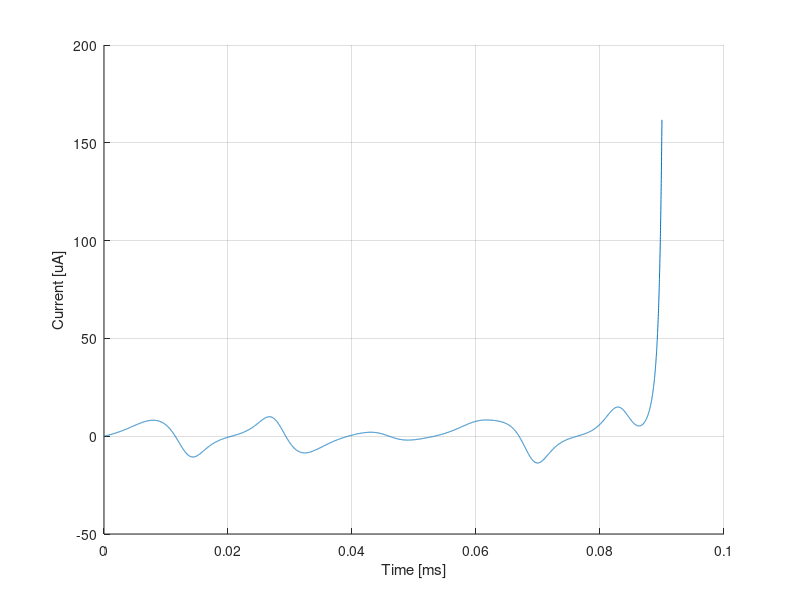
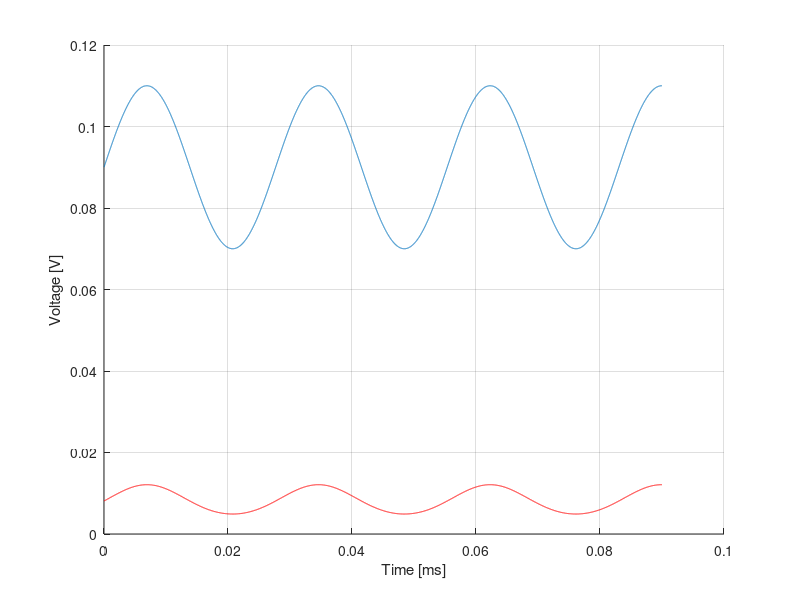

Recreate these plots in MATLAB, in order.
function de 
'-------------' 
clear all
%DE: Mx'' + Dx' + Kx = Fsin(10 t) 
%IC: x(0)=0, x'(0)=0 
tic
T2 = 0.09e-3;
tspan = 0:T2/10000:T2; %time scale  
initial_x    = 0; 
initial_dxdt = 0; 
 
u = 1e-6; %micron
density = 2300; %density of si [kg/m^3]
length = 100*u; %length of flexure [m]
width = 2*u; %width of flexure [m]
thickness = 2*u; %thickness of flexure [m]
I = thickness * width^3 / 12; %second moment of area
E = 160e9; %Modulus [Pa]
air_damping = 1.5e-7;
K1 = 3*E*I/(length/2)^3; %half flexure
K2 = K1/2; %full flexure
K = K2*2; %2 flexures
M = density * length * width * thickness * 27;
D = air_damping / 1000;
e0 = 8.854e-12; %permittivity of the medium
M,D,K

V = 0.02;
%FF = 1/2 * e0 * length * thickness; %force coefficient, V^2 / gap^2;
FF = 2*25*1/2 * e0 * thickness; %force coefficient, V^2 / gap;
%xmax = (FF * 50^2 / (2*u)^2) / D / sqrt(K/M)
xmax = (FF * V^2 / (2*u)) / D / sqrt(K/M) / 2
tau = 1/(D / 2 / M)
%initial_x    = 3e-6; 

MDKF = [M,D,K,FF,V];
tol = 1e-6;
options = odeset('RelTol',tol,'AbsTol',tol);
[t,x] = ode45( @eqn, tspan, [initial_x initial_dxdt], options, MDKF ); 

figure(2);clf; grid on; hold on;
%plot(t/1e-3,x(:,2)/1e-6); 
plot(t/1e-3,x(:,2)); 
%xlabel('Time [ms]'); ylabel('Displacement [um]'); 
xlabel('Time [ms]'); ylabel('Velocity [m/s]'); 
toc

VDC = 0.09;
VAC = V;
gap = 2*u; 
A = 0;
n = 0;
for j = 2 : size(t,1)-1
    dt = t(j) - t(j-1);
    n = n + 1;
    v(n) = VDC + VAC * sin( 0.5 * omega * t(j) );
    tt(n) = t(j);
    i(n) = v(n) * e0 * length * thickness * x(j,2) / (gap - x(j,1))^3;
    A = A + i(n)^2 * dt;
end
i_rms = sqrt( A / 0.091e-3 )
figure(2);clf; grid on; hold on;
plot(tt/1e-3,i/1e-6); 
xlabel('Time [ms]'); ylabel('Current [uA]'); 
figure(3);clf; grid on; hold on;
plot(tt/1e-3,v); 
xlabel('Time [ms]'); ylabel('Voltage [V]'); 
plot(tt/1e-3,v.^2,'r'); 

K=5.12;gap0=2e-6; h_ox=1e-9; L=100e-6; h=2e-6; e0=8.854e-12; V = sqrt(  K * ( gap0 - h_ox ) / ( 1/2 * e0 * L * h / h_ox^2 ) )


function dxdt = eqn(t,x,MDKF)
    V = MDKF(5);
    K = MDKF(3);
    D = MDKF(2);
    M = MDKF(1);
    FF = MDKF(4); %4.427e-016
    G = 2e-6;
    gap = ( G - x(1) );
    VDC = 0.09;
    %VDC = 0.0895;
    omega = sqrt(K/M);
    
    F = FF * (VDC+V*sin(0.5*omega*t))^2 / gap^2;        
    %F = FF * (V*sin(0.5*omega*t))^2 / (2e-6)^2;
    %F = FF * V^2 / 2e-6 * (sin(0.5*omega*t))^2;
    
    if gap <= 1e-9
        x(1) = 2e-6;
        x(2) = 0;
    end
        
    dxdt_1 = x(2); 
    dxdt_2 = M \ (-D*x(2) - K*x(1) + F); 
    dxdt = [dxdt_1; dxdt_2]; 
end 

end


